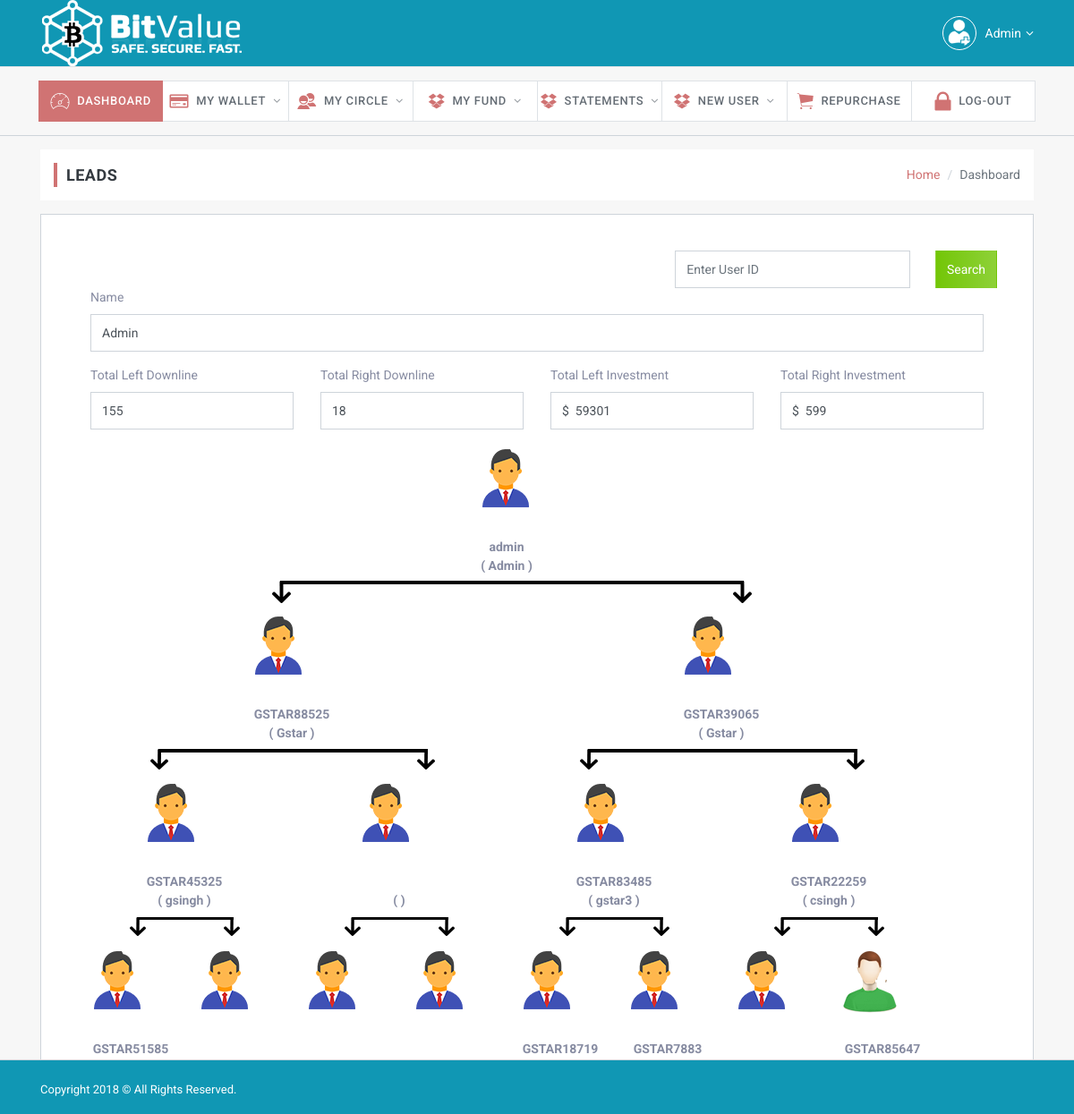
Screenshot of /dashboard.php (signed in) with the database file from the repository.
### tables this page shows
CREATE TABLE `registration` (
  `UserID` varchar(100) NOT NULL,
  `ChainID` varchar(100) NOT NULL,
  `DirectID` varchar(100) NOT NULL,
  `UserEmail` varchar(100) NOT NULL,
  `Password` varchar(100) NOT NULL,
  `TPassword` varchar(100) NOT NULL,
  `EPassword` varchar(100) NOT NULL,
  `ETPassword` varchar(100) NOT NULL,
  `DOB` varchar(100) NOT NULL,
  `FirstName` varchar(100) NOT NULL,
  `LastName` varchar(100) NOT NULL,
  `Gender` varchar(10) NOT NULL,
  `MobileNo` varchar(100) NOT NULL,
  `Address` longtext NOT NULL,
  `country` varchar(100) NOT NULL DEFAULT 'India',
  `state` varchar(100) NOT NULL,
  `district` varchar(100) NOT NULL,
  `City` varchar(100) NOT NULL,
  `Zip` varchar(100) NOT NULL,
  `Position` varchar(100) NOT NULL,
  `RegistrationDate` varchar(100) NOT NULL,
  `Acc_Holder_Name` varchar(100) NOT NULL,
  `Bank_Name` varchar(100) NOT NULL,
  `Bank_Acc_No` varchar(100) NOT NULL,
  `Branch_Name` varchar(100) NOT NULL,
  `IFSC_Code` varchar(100) NOT NULL,
  `Account_Type` varchar(100) NOT NULL,
  `Pan_Number` varchar(100) NOT NULL,
  `Status` varchar(100) NOT NULL DEFAULT 'Active',
  `PaidStatus` varchar(100) NOT NULL DEFAULT 'Free',
  `timeinstring` int(100) NOT NULL,
  `EmailCode` longtext NOT NULL,
  `scode` int(100) NOT NULL,
  `EmailVerify` int(2) NOT NULL DEFAULT '1',
  `EmailStatus` int(2) NOT NULL DEFAULT '0',
  `currentbtc` varchar(100) NOT NULL,
  `ademail` varchar(100) NOT NULL,
  `admethod` varchar(100) NOT NULL,
  `About` longtext NOT NULL,
  `BTCAccount` varchar(100) NOT NULL,
  `Paytm` varchar(100) NOT NULL,
  `NetellerAccount` varchar(100) NOT NULL,
  `PaypalEmailID` varchar(100) NOT NULL,
  `profilepic` varchar(1000) NOT NULL,
  `addressproof` varchar(1000) NOT NULL,
  `pin` varchar(100) NOT NULL,
  `pancard` varchar(1000) NOT NULL,
  `Adtype` varchar(100) NOT NULL,
  `totalbusiness` varchar(100) NOT NULL,
  `topupsincome` varchar(100) NOT NULL,
  `nonincome` varchar(100) NOT NULL,
  `levelstatus` int(10) NOT NULL,
  `nomineerelation` varchar(100) NOT NULL,
  `nomineename` varchar(100) NOT NULL,
  `widstatus` int(10) NOT NULL DEFAULT '1',
  `Id` int(100) NOT NULL,
  `silverpoolstatus` int(100) NOT NULL,
  `princepoolstatus` int(100) NOT NULL
);

### tree_only.php (the view, shortened to what the rows shown need)
<?php
$id=@$_POST['id'];
if(empty($id))
{
	$myuserid=$obj->userID;
}
$treeusers=array();
$obj->load_tree($myuserid);
$mainuserid=$treeusers;
$treeusers=array();
$obj->load_tree($mainuserid['UserID'],"Left");
$mainleftuserid=$treeusers;
$treeusers=array();
$obj->load_tree($mainuserid['UserID'],"Right");
$mainrightuserid=$treeusers;
$treeusers=array();
$obj->load_tree($mainleftuserid['UserID'],"Left");
$mainleftleftuserid=$treeusers;
$treeusers=array();
$obj->load_tree($mainleftuserid['UserID'],"Right");
$mainleftrightuserid=$treeusers;
$treeusers=array();
$obj->load_tree($mainrightuserid['UserID'],"Left");
$mainrightleftuserid=$treeusers;
$treeusers=array();
$obj->load_tree($mainrightuserid['UserID'],"Right");
$mainrightrightuserid=$treeusers;
$treeusers=array();
$obj->load_tree($mainleftleftuserid['UserID'],"Left");
$end1=$treeusers;
$obj->load_tree($mainleftleftuserid['UserID'],"Right");
$obj->load_tree($mainleftrightuserid['UserID'],"Left");
$obj->load_tree($mainleftrightuserid['UserID'],"Right");
$treeusers=array();
$obj->load_tree($mainrightleftuserid['UserID'],"Left");
$end5=$treeusers;
$treeusers=array();
$obj->load_tree($mainrightleftuserid['UserID'],"Right");
$end6=$treeusers;
$obj->load_tree($mainrightrightuserid['UserID'],"Left");
$treeusers=array();
$obj->load_tree($mainrightrightuserid['UserID'],"Right");
$end8=$treeusers;
?>
	<center>
	<table width="100%" border="0" cellpadding="0" cellspacing="0">
		<tbody>
								  <tr>
                                    <td colspan="8" style="padding-top:5px;" align="center">
									<div align="center">
									<form name="tree_v" action="tree.php" method="post"><strong><a id="trigger0" > <?php echo $mainuserid['UserID']; ?><br>( <?php echo $mainuserid['FirstName']; ?> )</a></strong>
									  </form>
									 </div>
 									</td>
                                  </tr>
                                  <tr>
                                    <td colspan="4" style="width:480px; height:100px; padding-top:10px; vertical-align:top;">
									<div align="center">
									<a id="trigger1">	</a><form name="tree_v" action="tree.php" method="post"><br>
                                        <strong><a id="trigger1"><?php echo $mainleftuserid['UserID']; ?><br> ( <?php echo $mainleftuserid['FirstName']; ?> )</a>
										</strong></form></div>
									  </td>
                                    <td colspan="4" style="width:480px; height:100px; padding-top:10px; vertical-align:top;">
									<div align="center">
									<form name="tree_v" action="tree.php" method="post">
									<br>
                                        <strong><a id="trigger2"><?php echo $mainrightuserid['UserID']; ?><br>( <?php echo $mainrightuserid['FirstName']; ?> )</a>
										</strong>
										</form>
										</div>
									</td>
                                  </tr>
                                  <tr>
                                    <td colspan="2" style="width:240px; height:100px; padding-top:10px; vertical-align:top;">
										<div align="center">
                                        <strong><a id="trigger3"><?php echo $mainleftleftuserid['UserID']; ?><br> ( <?php echo $mainleftleftuserid['FirstName']; ?> )</a></strong></div>
										</td>
                                    <td colspan="2" style="width:240px; height:100px; padding-top:10px; vertical-align:top;">
									<div align="center">
									<form name="tree_v" action="tree.php" method="post">
									<div align="center">
									<br>
                                    <strong><a id="trigger5"> <?php echo $mainrightleftuserid['UserID']; ?><br>( <?php echo $mainrightleftuserid['FirstName']; ?> )</a></strong>
									</div>
									</form>
									</div></td>
                                    <td colspan="2" style="width:240px; height:100px; padding-top:10px; vertical-align:top;">
									<form name="tree_v" action="tree.php" method="post">
									<div align="center">
									<br>
                                    <strong><a id="trigger6"><?php echo $mainrightrightuserid['UserID']; ?><br> ( <?php echo $mainrightrightuserid['FirstName']; ?> )</a></strong>
									</div>
									</form>
									</td>
                                  </tr>
                                  <tr>
                                    <td style="width:120px; height:100px; padding-top:10px; vertical-align:top;">
										<form name="tree_v" action="tree.php" method="post">
									<div align="center">
									<br>
                                    <strong><a id="trigger7"><?php echo $end1['UserID']; ?><br> ( <?php echo $end1['FirstName']; ?> )</a></strong>
									</div>
									</form>
									</td>
                                    <td style="width:120px; height:100px; padding-top:10px; vertical-align:top;">
								<form name="tree_v" action="tree.php" method="post">
									<div align="center">
									<br>
                                    <strong><a id="trigger11"><?php echo $end5['UserID']; ?><br> ( <?php echo $end5['FirstName']; ?> )</a></strong>
									</div>
									</form>
									</td>
                                    <td style="width:120px; height:100px; padding-top:10px; vertical-align:top;">
									<form name="tree_v" action="tree.php" method="post">
									<div align="center">
									<br>
                                    <strong><a id="trigger12"><?php echo $end6['UserID']; ?><br>( <?php echo $end6['FirstName']; ?> )</a></strong>
									</div>
									</form>
									</td>
                                    <td style="width:120px; height:100px; padding-top:10px; vertical-align:top;">
									<form name="tree_v" action="tree.php" method="post">
									<div align="center">
									<br>
                                    <strong><a id="trigger14"><?php echo $end8['UserID']; ?><br>( <?php echo $end8['FirstName']; ?> )</a></strong>
									</div>
									</form>
									</td>
                                  </tr>
                                </tbody></table>

### header.php (shortened to what the rows shown need)
<?php
include("package/Memberclass.php");
if(empty($_SESSION['User_Array'])){ ?><meta http-equiv="refresh" content="0; url=login.php" /> <?php  exit(); }
$userdata=$obj->loaduserinfo();
?>
<!DOCTYPE html>
<html lang="en">
  <head>
    <link href="lib/font-awesome/css/font-awesome.css" rel="stylesheet">
    <link href="lib/Ionicons/css/ionicons.css" rel="stylesheet">
    <link href="lib/rickshaw/css/rickshaw.min.css" rel="stylesheet">
    <link rel="stylesheet" href="css/slim.css">
  </head>
  <body class="dashboard-3">
    <div class="slim-header">
      <div class="container">
        <div class="slim-header-left">
          <h2 class="slim-logo"><a href="index.html"><img src="img/logo.png"></a></h2>
        </div>
        <div class="slim-header-right">
          <div class="dropdown dropdown-c">
            <a href="#" class="logged-user" data-toggle="dropdown">
              <img src="user.png" alt="">
              <span style="color: #fff"><?php echo $userdata['FirstName']; ?></span>
              <i class="fa fa-angle-down" style="color: #fff"></i>
            </a>
          </div>
        </div>
      </div>
    </div>

### rows the page displays
registration: FirstName "Admin", UserID "admin"
registration: UserID "GSTAR88525", FirstName "Gstar"
registration: UserID "GSTAR39065", FirstName "Gstar"
registration: UserID "GSTAR45325", FirstName "gsingh"
registration: UserID "GSTAR83485", FirstName "gstar3"
registration: UserID "GSTAR22259", FirstName "csingh"
registration: UserID "GSTAR51585"
registration: UserID "GSTAR18719"
registration: UserID "GSTAR7883"
registration: UserID "GSTAR85647"
